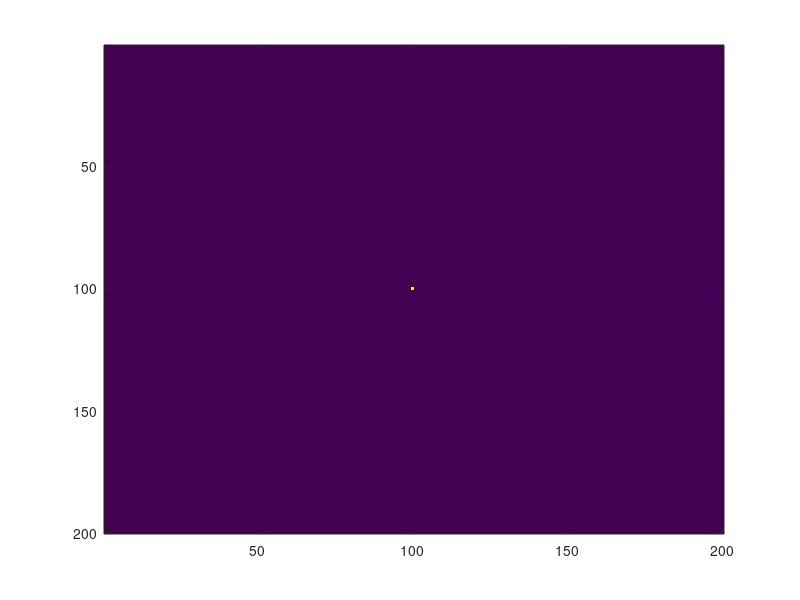

Source code (MATLAB): (Note: this script raises an error after producing the figure.)
clear all;
close all;
pkg load image

sz = 200;
Grid = zeros(sz,sz);

cr = 7.5; % cell radius
ncy = 3;
c_idx = 1; %cell index
n_cell = 1;
%moore neighboorhood

row = ((1:sz).*ones(sz,1))';
col = (1:sz).*ones(sz,1);

%initialisation
Grid(sz/2,sz/2)=1;
lG = sz/2;
cG = sz/2;

%Il y a envrion 50 µL de volume et si on a 10 000 cellules par µL ça 500 000 cellules
% La puce peut normalement contenir environ 30 000 000 de cellues. Là on en met moins d'un million

%0.5*2*2*2*2

while(c_idx<10*sz)
   idx = find(Grid!=0);
   discrepancy=length(1:c_idx)-length(idx)
   goal  = 1:c_idx;
   truth = sort(Grid(idx))';
    imagesc(Grid!=0)
    waitforbuttonpress

   %migration
   for j=1:24
     idx = find(Grid!=0);
     j;
     [r0 c0] = ind2sub([sz, sz],idx);
     %lG = round((sum(r0))/length(r0))
     %cG = round((sum(c0))/length(c0))

     % on bouge que celle du bord
     perim = im2double(bwperim(Grid));
     idx_p = find(perim!=0);

     [r c] = ind2sub([sz, sz],idx_p);
     pos_0 = [r c]

     stable_bool=0;
     while(stable_bool==0)

        perim = im2double(bwperim(Grid!=0));
        idx_p = find(perim!=0);
        [r c] = ind2sub([sz, sz],idx_p);
        pos_p = [r c];

        for i =1:length(idx_p)
           i
           d_n = 0;

           pos_p(i,:)
           %kbhit
           ng(1,:) = [pos_p(i,1)-1 pos_p(i,2)-1];
           ng(2,:) = [pos_p(i,1) pos_p(i,2)-1];
           ng(3,:) = [pos_p(i,1)+1 pos_p(i,2)-1];
           ng(4,:) = [pos_p(i,1)-1 pos_p(i,2)];
           ng(5,:) = [pos_p(i,1)+1 pos_p(i,2)];
           ng(6,:) = [pos_p(i,1)-1 pos_p(i,2)+1];
           ng(7,:) = [pos_p(i,1) pos_p(i,2)+1];
           ng(8,:) = [pos_p(i,1)+1 pos_p(i,2)+1];

           d = sqrt((pos_p(i,1)-lG).^2+(pos_p(i,2)-cG).^2);
           ngh_vec = neighb(Grid,pos_p(i,:));
           [v,id_d] = find(ngh_vec==0);

           for j=1:length(id_d)
              d_n(j,2) = sqrt((ng(id_d(j),1)-lG).^2 + (ng(id_d(j),2)-cG).^2);
              d_n(j,1) = id_d(j);
           endfor

           min_d = find(d_n(:,2)==min(d_n(:,2)));
           if(min(d_n(:,2))<d)
              nb_can = length(min_d);

              %En choisi un aléatoirement
              rk = abs((1:nb_can)/nb_can-rand());
              id = find(rk==min(rk));

              min_d(id);
              d_n(min_d(id),1);
              Grid(ng(d_n(min_d(id),1),1),ng(d_n(min_d(id),1),2))=1;
              Grid(pos_p(i,1),pos_p(i,2))=0;
              disp('switch')
              imagesc(Grid!=0);
              break;%sort de la boucle si on change la config
           endif
           if(i==length(idx_p))
              stable_bool=1;
           endif
        endfor
       endwhile
      endfor




##%former  migration loop
##    for i = 1:length(idx_p)
##        %bwperim(Grid)
##        %waitforbuttonpress
##        perim = im2double(bwperim(Grid));
##        idx_p = find(perim!=0);
##
##        [r c] = ind2sub([sz, sz],idx_p(i));
##        pos = [r c]
##        %Grid = migrate2D_chip(Grid,pos,c_idx,sz);
##        %hold on;
##        if(length(idx_p(i))>1)
##          Grid = migrate2D_sphere(Grid,pos,c_idx,sz,100,100);
##        endif
##        %Grid
##        %hold off;
##        %imagesc(Grid!=0)
##        %waitforbuttonpress
##    endfor
    %imagesc(Grid!=0)
    %waitforbuttonpress
##   endfor
   imagesc(Grid!=0)
  waitforbuttonpress

   % division loop
   idx = find(Grid!=0);
  for i = 1:length(idx)
   idx(i);
   pos(2) = col(idx(i));
   pos(1) = row(idx(i));
   pos;
    Grid = divide2D(Grid,pos,c_idx+1,sz);
    Grid;
    c_idx = c_idx+1;
  endfor
  disp("end of loop")
  imagesc(Grid!=0)
  waitforbuttonpress

endwhile

